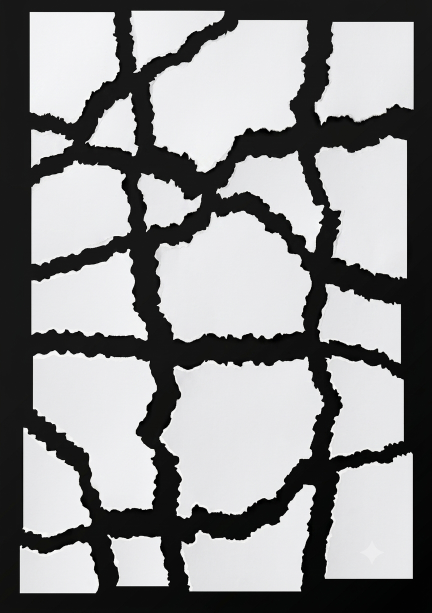
#> input picture img1111.png, 864 x 1225 px (shown at 1/2 size)
$ python -i t5.py   (imports and definitions only)
#> lines starting #> are read from the running program, lines starting #| are printed output that depends on the picture; after the words box and inside, x2 and y2 are one past the last pixel; in counts of white or black regions, pixels touching at a corner belong together
import os
import sys
import tkinter as tk
from tkinter import filedialog, messagebox
import cv2
import numpy as np
from PIL import Image, ImageTk


# ==========================================
# 1. CORE ALGORITHM & MATH ENGINE (CASE 1)
# ==========================================

def display_detected_fragments(image_path):
#> called with image_path = 'img1111.png'
    img = cv2.imread(image_path)
#> img is the input picture: shape (1225, 864, 3); mean B, G, R 145, 144.2, 143.9
    if img is None:
        print("Error: Image could not be loaded. Check your file path.")
        return None, None

    img_rgb = cv2.cvtColor(img, cv2.COLOR_BGR2RGB)
    h, w, c = img.shape
#> h = 1225; w = 864; c = 3

    gray = cv2.cvtColor(img, cv2.COLOR_BGR2GRAY)

    _, thresh = cv2.threshold(
        gray, 250, 255, cv2.THRESH_BINARY + cv2.THRESH_OTSU
    )
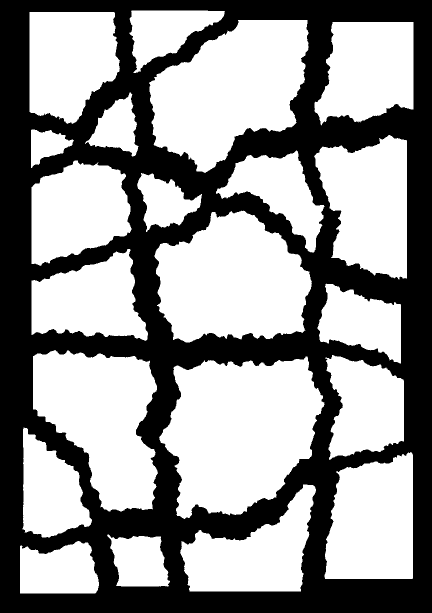
#> thresh: shape (1225, 864) (shown at 1/2 size); 58.7% white; 1 black region, box (x1, y1, x2, y2) and area: (0, 0, 864, 1225) 436607

    kernel = cv2.getStructuringElement(cv2.MORPH_RECT, (3, 3))
    thresh = cv2.morphologyEx(thresh, cv2.MORPH_CLOSE, kernel)
#> thresh: shape (1225, 864); 58.8% white; 1 black region, box (x1, y1, x2, y2) and area: (0, 0, 864, 1225) 436256
    thresh = cv2.morphologyEx(thresh, cv2.MORPH_OPEN, kernel)
#> thresh: shape (1225, 864); 58.7% white; 1 black region

    contours, _ = cv2.findContours(
        thresh, cv2.RETR_EXTERNAL, cv2.CHAIN_APPROX_SIMPLE
    )
#> contours = 21 contours; largest, box (x1, y1, x2, y2) and area: (319, 713, 649, 1037) 75468, (299, 40, 617, 345) 62856, (309, 421, 623, 685) 60240, (66, 701, 315, 1023) 53343, (629, 270, 814, 558) 38738

    min_area = (h * w) * 0.001
#> min_area = 1058.4
    fragments = [c for c in contours if cv2.contourArea(c) > min_area]
#> fragments has the same summary as contours

    temporary_storage = []
    for idx, contour in enumerate(fragments):
        mask = np.zeros_like(gray)
        cv2.drawContours(mask, [contour], -1, 255, thickness=cv2.FILLED)

        piece = cv2.bitwise_and(img_rgb, img_rgb, mask=mask)

        x, y, pw, ph = cv2.boundingRect(contour)
        cropped_piece = piece[y : y + ph, x : x + pw]

        cropped_bgr = cv2.cvtColor(cropped_piece, cv2.COLOR_RGB2BGR)

        temporary_storage.append(
            {"img": cropped_bgr, "orig_x": x, "orig_y": y}
        )
#> this loop made 21 passes
#> (x, y, pw, ph) on passes 1 to 12: (40, 1082, 158, 105), (215, 1069, 124, 104), (361, 969, 271, 214), (649, 905, 177, 253), (45, 856, 139, 219), (319, 713, 330, 324), (653, 710, 155, 209), (66, 701, 249, 322), (635, 568, 167, 159), (63, 498, 233, 183), (309, 421, 314, 264), (275, 347, 128, 116)
#> pass 1, in display_detected_fragments, `piece = cv2.bitwise_and(img_rgb, img_rgb, mask=mask)`:
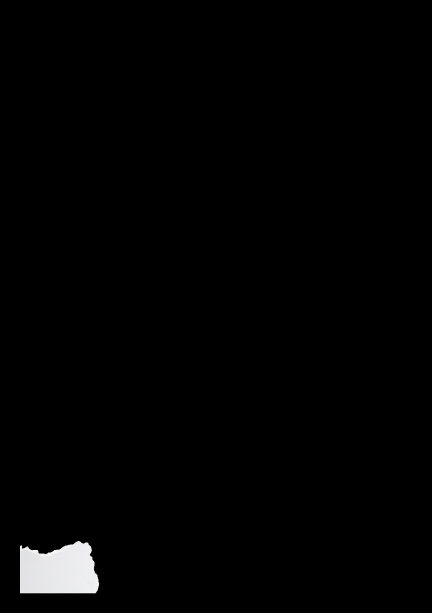
#> piece: shape (1225, 864, 3) (shown at 1/2 size); mean R, G, B 3, 3, 3
#> pass 1, in display_detected_fragments, `cropped_piece = piece[y : y + ph, x : x + pw]`:
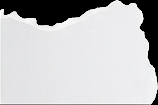
#> cropped_piece: shape (105, 158, 3); mean R, G, B 192.5, 192.8, 194
#> pass 2, in display_detected_fragments, `piece = cv2.bitwise_and(img_rgb, img_rgb, mask=mask)`:
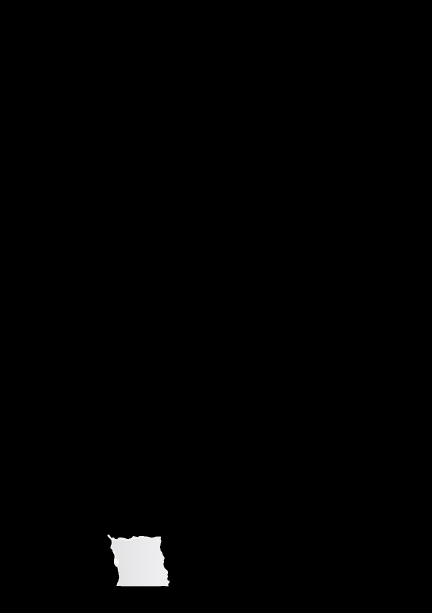
#> piece: shape (1225, 864, 3) (shown at 1/2 size); mean R, G, B 2.1, 2.1, 2.2
#> after the loop:
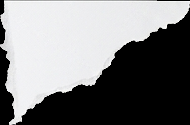
#> cropped_piece: shape (125, 190, 3); mean R, G, B 125.5, 125.8, 126.6
#> after the loop:
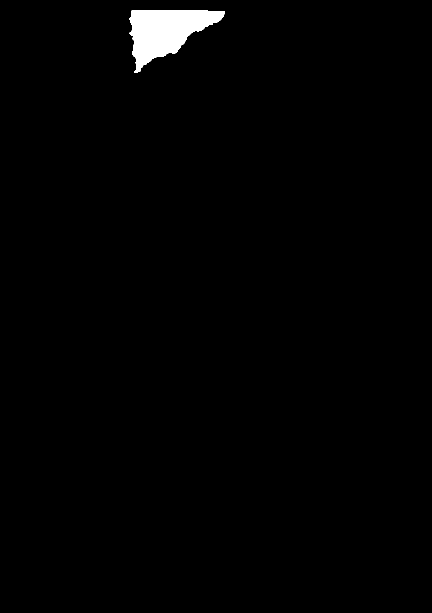
#> mask: shape (1225, 864) (shown at 1/2 size); 1.2% white; 1 white region, box (x1, y1, x2, y2) and area: (259, 21, 449, 146) 12682
#> after the loop, temporary_storage = 21 items

    return temporary_storage, w


# [209 lines left out: functions get_mask, find_best_alignment, merge_patch_to_canvas, display_final_canvas, apply_inpainting_transformation, not called in this run]


PALETTE_BG = "#F8FAFC"          # Soft Chalk Background
PALETTE_SIDEBAR = "#FFFFFF"     # Crisp White Sidebar
PALETTE_WORKSPACE = "#F1F5F9"   # Off-white Canvas Frame
PALETTE_BORDER = "#E2E8F0"      # Subtle Gray Division Lines

PALETTE_PRIMARY = "#4F46E5"     # Deep Indigo Accent
PALETTE_PRIMARY_HOVER = "#4338CA"
PALETTE_EMERALD = "#10B981"     # Mint Green
PALETTE_EMERALD_HOVER = "#059669"
PALETTE_SLATE = "#64748B"       # Slate Gray Secondary Text
PALETTE_TEXT_DARK = "#0F172A"   # Midnight Primary Text


# ==========================================
# 3. APPLICATION WINDOWS
# ==========================================

class ApplicationWindow:

    # [372 lines left out: functions __init__, setup_ui_layout, browse_file, record_stitch_step, render_step_frame, show_previous_step and 5 more, not called in this run]

    def run(self):
        self.root.mainloop()


class ResultViewer:

    # [139 lines left out: functions __init__, setup_ui, render_image, trigger_inpainting, save_image, not called in this run]

    def back_to_main(self):
        self.window.destroy()
        self.main_root.deiconify()

    # [4 lines left out: function exit_app, not called in this run]


# [3 lines not run here, left out]

>>> result = display_detected_fragments('img1111.png')
